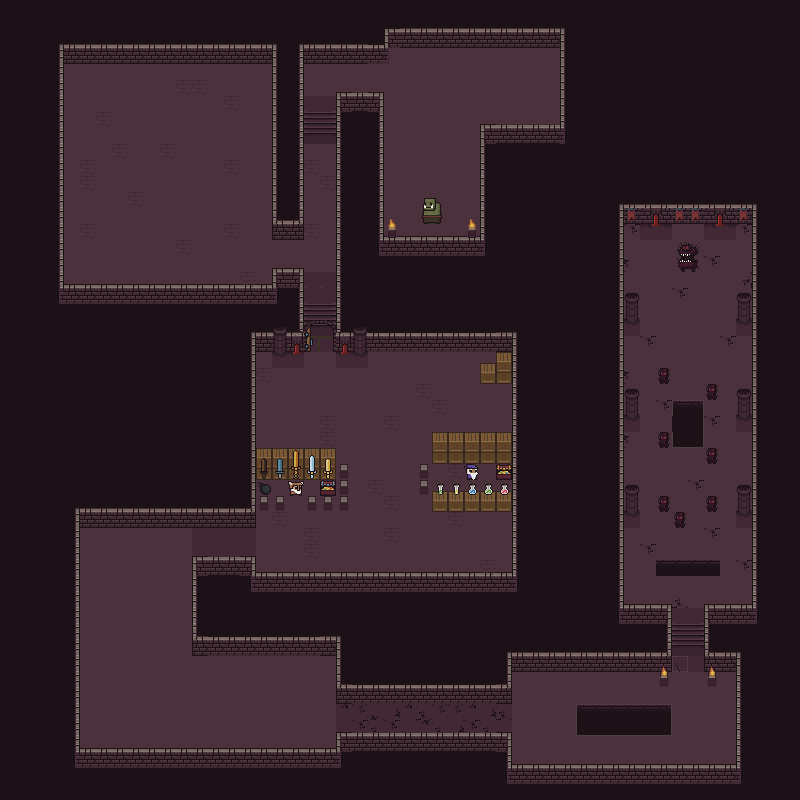

Below is a game level as drawn by its tile map, then a one-line description and the .tmx that defines it (tile-layer data replaced by summaries):
An orthogonal 50x50 tile map with 16x16 px tiles, 6 tile layers (background, floor, 계단, fg, ...), 3 tilesets and 67 objects (61x wall, 3x zombie, 2x player, monster).

<map version="1.5" tiledversion="1.6.0" orientation="orthogonal" renderorder="right-down" width="50" height="50" tilewidth="16" tileheight="16" infinite="0" nextlayerid="9" nextobjectid="76">
 <tileset firstgid="1" source="0x72_16x16DungeonTileset.v4.tsx" />
 <tileset firstgid="257" source="0x72_16x16DungeonTileset_walls.v1.tsx" />
 <tileset firstgid="513" source="0x72_16x16DungeonTileset_walls.v2.tsx" />
 <layer id="2" name="background" width="50" height="50">
  <data>[2500 cells, 2500 non-empty, 1 distinct tile ids]</data>
 </layer>
 <layer id="1" name="floor" width="50" height="50">
  <data>[2500 cells, 1026 non-empty, 5 distinct tile ids]</data>
 </layer>
 <layer id="4" name="계단" width="50" height="50">
  <data>[2500 cells, 114 non-empty, 21 distinct tile ids]</data>
 </layer>
 <layer id="3" name="fg" width="50" height="50">
  <data>[2500 cells, 557 non-empty, 27 distinct tile ids]</data>
 </layer>
 <layer id="5" name="Tile Layer 5" width="50" height="50">
  <data>[2500 cells, 176 non-empty, 49 distinct tile ids]</data>
 </layer>
 <layer id="6" name="Tile Layer 6" width="50" height="50">
  <data>[2500 cells, 27 non-empty, 21 distinct tile ids]</data>
 </layer>
 <objectgroup id="8" name="Obstacles">
  <object id="1" name="wall" x="60" y="44" width="216" height="16" />
  <object id="72" name="player" x="95.3333" y="79.3333" width="14" height="16" />
  <object id="73" name="zombie" x="437.333" y="74.6667" width="5" height="6.5" />
  <object id="74" name="zombie" x="284" y="387.333" width="14" height="16" />
  <object id="75" name="zombie" x="417.333" y="524" width="14" height="16" />
  <object id="3" name="player" x="376" y="444" width="8" height="8" />
  <object id="4" name="wall" x="60" y="284" width="216" height="16" />
  <object id="5" name="wall" x="60" y="60" width="4" height="224" />
  <object id="6" name="wall" x="272" y="64" width="4" height="160" />
  <object id="7" name="wall" x="300" y="44" width="4" height="180" />
  <object id="8" name="wall" x="252" y="336" width="4" height="176" />
  <object id="9" name="wall" x="380" y="96" width="4" height="144" />
  <object id="10" name="wall" x="336" y="92" width="48" height="4" />
  <object id="11" name="wall" x="304" y="44" width="84" height="4" />
  <object id="12" name="wall" x="272" y="268" width="32" height="4" />
  <object id="13" name="wall" x="272" y="272" width="4" height="12" />
  <object id="14" name="wall" x="300" y="272" width="4" height="64" />
  <object id="15" name="wall" x="384" y="28" width="4" height="16" />
  <object id="16" name="wall" x="388" y="28" width="176" height="4" />
  <object id="17" name="wall" x="560" y="32" width="4" height="96" />
  <object id="19" name="wall" x="480" y="124" width="80" height="4" />
  <object id="20" name="wall" x="480" y="128" width="4" height="112" />
  <object id="21" name="wall" x="384" y="236" width="96" height="4" />
  <object id="22" name="wall" x="276" y="220" width="24" height="4" />
  <object id="23" name="wall" x="252" y="332" width="48" height="4" />
  <object id="24" name="wall" x="340" y="332" width="176" height="4" />
  <object id="25" name="wall" x="512" y="336" width="4" height="240" />
  <object id="26" name="wall" x="252" y="572" width="260" height="4" />
  <object id="27" name="wall" x="76" y="508" width="176" height="4" />
  <object id="28" name="wall" x="336" y="96" width="4" height="240" />
  <object id="29" name="wall" x="76" y="512" width="4" height="240" />
  <object id="30" name="wall" x="192" y="556" width="64" height="4" />
  <object id="31" name="wall" x="252" y="560" width="4" height="12" />
  <object id="32" name="wall" x="192" y="560" width="4" height="80" />
  <object id="33" name="wall" x="80" y="748" width="260" height="4" />
  <object id="34" name="wall" x="196" y="636" width="144" height="4" />
  <object id="35" name="wall" x="336" y="640" width="4" height="48" />
  <object id="36" name="wall" x="336" y="732" width="4" height="16" />
  <object id="37" name="wall" x="340" y="684" width="172" height="4" />
  <object id="38" name="wall" x="340" y="732" width="172" height="4" />
  <object id="39" name="wall" x="508" y="652" width="4" height="32" />
  <object id="40" name="wall" x="508" y="736" width="4" height="32" />
  <object id="41" name="wall" x="512" y="768" width="228" height="4" />
  <object id="42" name="wall" x="512" y="652" width="160" height="4" />
  <object id="43" name="wall" x="736" y="656" width="4" height="108" />
  <object id="44" name="wall" x="704" y="652" width="32" height="4" />
  <object id="45" name="wall" x="668" y="604" width="4" height="48" />
  <object id="46" name="wall" x="704" y="604" width="4" height="48" />
  <object id="47" name="wall" x="620" y="604" width="48" height="4" />
  <object id="48" name="wall" x="708" y="604" width="48" height="4" />
  <object id="50" name="wall" x="752" y="204" width="4" height="400" />
  <object id="51" name="wall" x="620" y="204" width="4" height="400" />
  <object id="52" name="wall" x="624" y="204" width="128" height="4" />
  <object id="53" name="wall" x="576" y="704" width="96" height="28" />
  <object id="54" name="wall" x="672" y="400" width="32" height="48" />
  <object id="55" name="wall" x="624" y="488" width="16" height="28" />
  <object id="57" name="wall" x="736" y="488" width="16" height="28" />
  <object id="58" name="wall" x="624" y="388" width="16" height="28" />
  <object id="59" name="wall" x="736" y="392" width="16" height="28" />
  <object id="60" name="wall" x="624" y="296" width="16" height="28" />
  <object id="61" name="wall" x="736" y="296" width="16" height="28" />
  <object id="62" name="wall" x="672" y="552" width="64" height="16" />
  <object id="65" name="wall" x="468" y="224" width="8" height="12" />
  <object id="66" name="wall" x="388" y="224" width="8" height="12" />
  <object id="67" name="wall" x="480" y="364" width="16" height="20" />
  <object id="68" name="wall" x="496" y="352" width="16" height="32" />
  <object id="71" name="monster" x="136" y="656" width="8" height="8" />
 </objectgroup>
</map>
